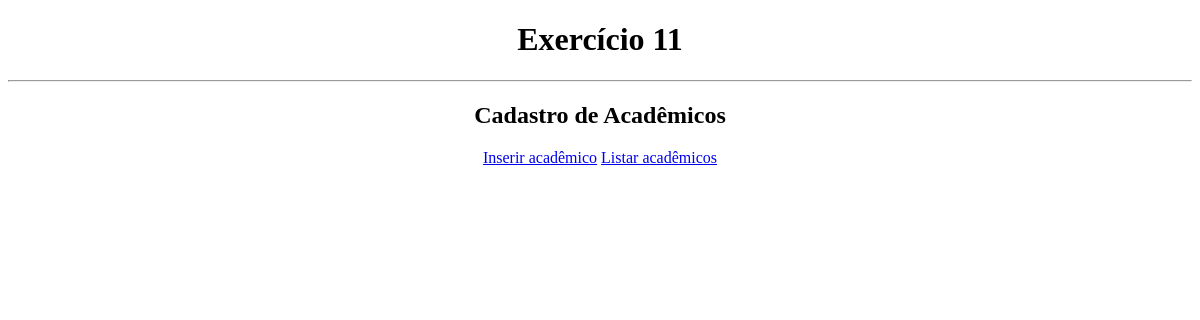
/11/form_listar.php, run on an earlier commit of the app's database.
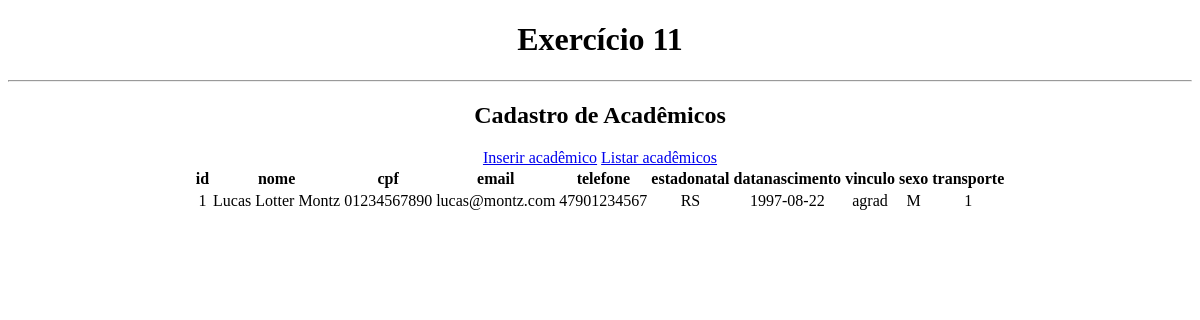
And on a later commit of the database.
### tables this page shows
CREATE TABLE academicos (
    id SERIAL PRIMARY KEY,
    nome VARCHAR(60) NOT NULL UNIQUE,
    cpf CHAR(11) NOT NULL UNIQUE,
    email VARCHAR(50) NOT NULL UNIQUE,
    telefone CHAR(11) NOT NULL,
    estadonatal CHAR(2) NOT NULL,
    datanascimento DATE NOT NULL,
    vinculo CHAR(5) NOT NULL,
    sexo CHAR(1) NOT NULL,
    transporte BIT(4) NOT NULL
);

### 11/form_listar.php (the view)
<?php
include("template_header.php");
?>
<table>
  <?php
  $db = new mysqli('localhost', 'odawphp', 'z8mT6^FqH3Cu*4baq*kz', 'odawphp');
  $query = "SELECT * FROM academicos;";
  $result = $db->query($query);
  if ($result->num_rows > 0) {
    echo "<tr>";
    foreach ($result->fetch_fields() as $key) {
      echo "<th>" . $key->name . "</th>";
    }
    echo "</tr>";
    while ($row = $result->fetch_row()) {
      echo "<tr>";
      foreach ($row as $col) {
        echo "<td>" . $col . "</td>";
      }
      echo "</tr>";
    }
  }
  ?>
</table>
<?php
include("template_footer.php");
?>

### 11/template_header.php (shortened to what this page needs)
<!DOCTYPE html>
<html lang="pt-BR">
<head>
    <link rel="stylesheet" type="text/css" href="my_style.css" />
</head>
<body>
    <h1>Exercício 11</h1>
    <hr />
    <h2>Cadastro de Acadêmicos</h2>
    <a href="form_inserir.php">Inserir acadêmico</a>
    <a href="form_listar.php">Listar acadêmicos</a>

### 11/template_footer.php
</body>
</html>

### 11/my_style.css (style rules this page uses)
body { text-align: center; }
table { margin: 0 auto; }

What changed in the data, as far as the page shows it:
added academicos: col "1", nome "Lucas Lotter Montz", cpf "01234567890", email "lucas@montz.com", telefone "47901234567", estadonatal "RS", datanascimento "1997-08-22", vinculo "agrad", sexo "M"
Also different on the page:
new list line: "id"
new list line: "nome"
new list line: "cpf"
new list line: "email"
new list line: "telefone"
new list line: "estadonatal"
new list line: "datanascimento"
new list line: "vinculo"
new list line: "sexo"
new list line: "transporte"
